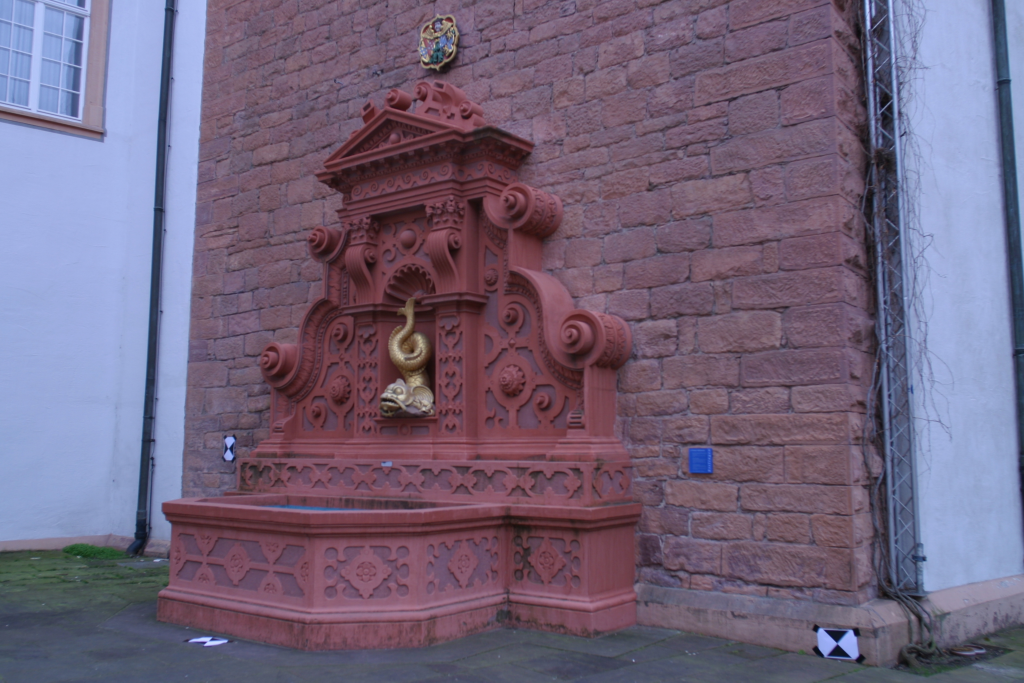
#> input picture 0001.jpg, 3072 x 2048 px (shown at 1/3 size); its folder holds 4 pictures in this run
$ python singlesfm.py
#> lines starting #> are read from the running program, lines starting #| are printed output that depends on the picture; long printed decimals are rounded
import cv2
import numpy as np
import os

def Triangulation(R1, t1, R2, t2, kp0, kp1, K):
	P0 = np.hstack((R1, t1))
	P1 = np.hstack((R2, t2))

	P0 = np.float32(K.dot(P0))
	P1 = np.float32(K.dot(P1))
	#points1 = kp0
	#points2 = kp1
	points1 = kp0.reshape(2, -1)
	points2 = kp1.reshape(2, -1)
	cloud = cv2.triangulatePoints(P0, P1, points1, points2)
	cloud = cloud / cloud[3]
	cloud = cv2.convertPointsFromHomogeneous(cloud.T)
	return cloud

#def bundle_adjustment():

def ReprojectionError(X, R, t, K, p):
	total_error = 0
	r, _ = cv2.Rodrigues(R)

	print(X.shape)

	p1, _ = cv2.projectPoints(X, r, t, K, distCoeffs = None)

	p1 = p1[:, 0, :]
	# [8 lines of commented-out code are left out]
	error = cv2.norm(p, p1, cv2.NORM_L2)/len(p)
	return error


def to_ply(point_cloud, colors):
	# [10 lines of commented-out code are left out]
	out_points = point_cloud.reshape(-1,3)
	out_colors = colors.reshape(-1,3)
	verts = np.hstack([out_points, out_colors])

	ply_header = '''ply
		format ascii 1.0
		element vertex %(vert_num)d
		property float x
		property float y
		property float z
		property uchar blue
		property uchar green
		property uchar red
		end_header
		'''
	with open('stereo.ply', 'w') as f:
		f.write(ply_header %dict(vert_num = len(verts)))
		np.savetxt(f, verts, '%f %f %f %d %d %d')


cv2.namedWindow('image1', cv2.WINDOW_NORMAL)
cv2.namedWindow('image2', cv2.WINDOW_NORMAL)

#img_directory = '/home/arihant/stereo/MVS/templeSparseRing/'

files = sorted(os.listdir(os.getcwd()))
#files = sorted(os.listdir(img_directory))
images = []
for im in files:
	if '.jpg' in im or '.png' in im:
		images = images + [im]

i = 0
#print(images)

K = np.array([[2759.48, 0, 1520.69], [0, 2764.16, 1006.81], [0, 0, 1]])
#K = np.array([[1520.400000, 0.000000, 302.320000], [0.000000, 1525.900000, 246.870000], [0.000000, 0.000000, 1.000000]])
D = np.zeros((5,1), dtype = np.float32)

downscale = 2

K[0,0] = K[0,0] / float(downscale)
K[1,1] = K[1,1] / float(downscale)
K[0,2] = K[0,2] / float(downscale)
K[1,2] = K[1,2] / float(downscale)

Xtot = np.zeros((1,3))
colorstot = np.zeros((1,3))

sift = cv2.xfeatures2d.SIFT_create()
bf = cv2.BFMatcher()

img1 = cv2.pyrDown(cv2.imread(images[0]))
img2 = cv2.pyrDown(cv2.imread(images[1]))
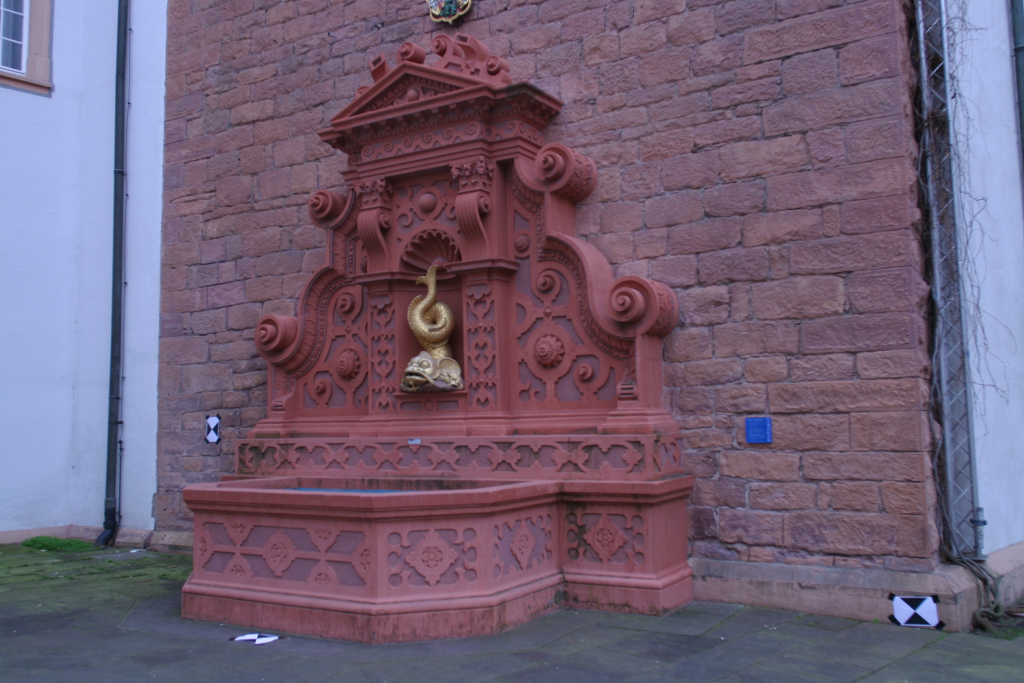
#> input picture 0002.jpg, 3072 x 2048 px (shown at 1/3 size)
#img1 = cv2.imread(images[0])
#img2 = cv2.imread(images[1])

img1gray = cv2.cvtColor(img1, cv2.COLOR_BGR2GRAY)
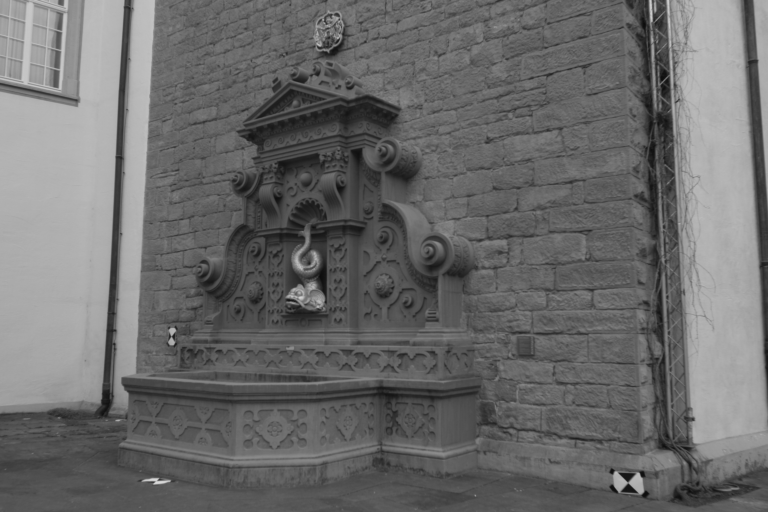
#> img1gray: shape (1024, 1536) (shown at 1/2 size); min 12, max 220, mean 106.7
img2gray = cv2.cvtColor(img2, cv2.COLOR_BGR2GRAY)
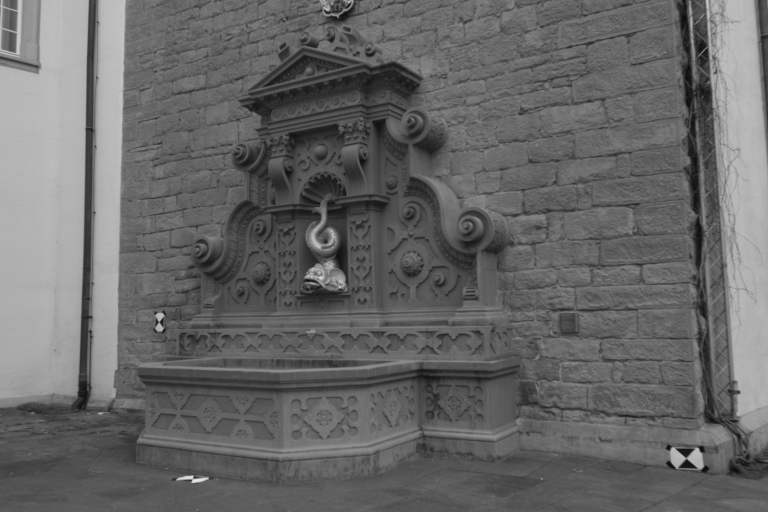
#> img2gray: shape (1024, 1536) (shown at 1/2 size); min 10, max 227, mean 103.1

kp1, des1 = sift.detectAndCompute(img1gray, None)
#> kp1 = 3368 keypoints; strongest (x, y, size): (1255, 953, 12.1), (343, 684, 7.9), (1274, 965, 17.4), (345, 662, 8.3)
kp2, des2 = sift.detectAndCompute(img2gray, None)
#> kp2 = 3326 keypoints; strongest (x, y, size): (1371, 904, 12.5), (320, 632, 9.3), (1374, 928, 11.2), (1393, 916, 18)

matches = bf.knnMatch(des1, des2, k = 2)
#> matches = 3368 matches
good = []
for m,n in matches:
	if m.distance < 0.70 * n.distance:
		good.append(m)
#> after the loop, good = 1386 matches

pts1 = np.float32([kp1[m.queryIdx].pt for m in good])
#> pts1 = 1386 pairs, first value 64.97 to 1503.2, second value 14.68 to 992.9
pts2 = np.float32([kp2[m.trainIdx].pt for m in good])
#> pts2 = 1386 pairs, first value 23.56 to 1491.5, second value 4.16 to 958.4
E, mask = cv2.findEssentialMat(pts1, pts2, K, method = cv2.RANSAC, prob = 0.999, threshold = 0.4, mask = None)
#> E = [[-0.00497, 0.188, -0.0311], [-0.262, -0.0206, -0.656], [0.0184, 0.681, -0.0211]]; mask = 1386 values, max 1 at index 1, min 0 at index 0, mean 0.921
#print(E)
pts1 = pts1[mask.ravel() == 1]
#> pts1 = 1277 pairs, first value 65.13 to 1409.6, second value 70.57 to 992.5
pts2 = pts2[mask.ravel() == 1]
#> pts2 = 1277 pairs, first value 32.17 to 1491.5, second value 4.16 to 958.4
_, R, t, mask = cv2.recoverPose(E, pts1, pts2, K)
#> R = [[0.994, 0.00827, -0.109], [-0.0113, 1, -0.0269], [0.109, 0.0279, 0.994]]; t = [0.963, -0.037, -0.268]; mask = 1277 values from 255 to 255

#print(R, t)

X = Triangulation(np.eye(3), np.zeros((3,1)), R, t, pts1, pts2, K)
#> in Triangulation, `P0 = np.hstack((R1, t1))`: P0 = [[1, 0, 0, 0], [0, 1, 0, 0], [0, 0, 1, 0]]
#> in Triangulation, `P1 = np.hstack((R2, t2))`: P1 = [[0.994, 0.00827, -0.109, 0.963], [-0.0113, 1, -0.0269, -0.037], [0.109, 0.0279, 0.994, -0.268]]
#> in Triangulation, `P0 = np.float32(K.dot(P0))`: P0 = [[1379.7, 0, 760.3, 0], [0, 1382.1, 503.4, 0], [0, 0, 1, 0]]
#> in Triangulation, `P1 = np.float32(K.dot(P1))`: P1 = [[1454.1, 32.65, 605.3, 1124.9], [39.11, 1395.6, 463.1, -185.9], [0.109, 0.0279, 0.994, -0.268]]
#> in Triangulation, `cloud = cv2.convertPointsFromHomogeneous(cloud.T)`: cloud = 1277 rows, first 8: [-3.05, -1.26, 6.07], [0.916, 1.92, 8.8], [-3.6, -0.807, 7.16], [0.68, 1.98, 9.09], [-3.72, -0.854, 7.56], [0.606, 2.02, 9.17], [-4.07, 0.434, 8.72], [0.465, 2.07, 9.4]
#> X has the same summary as cloud in Triangulation
#print(X)

#error = ReprojectionError(X, R, t, K, pts1)
#print(X.shape, Xtot.shape)
Xtot = np.vstack((Xtot, X[:, 0, :]))
#> Xtot = 1278 rows, first 8: [0, 0, 0], [-3.05, -1.26, 6.07], [0.916, 1.92, 8.8], [-3.6, -0.807, 7.16], [0.68, 1.98, 9.09], [-3.72, -0.854, 7.56], [0.606, 2.02, 9.17], [-4.07, 0.434, 8.72]
#print(R, t)
reproj_error = ReprojectionError(X, R, t, K, pts2)
#> in ReprojectionError, `r, _ = cv2.Rodrigues(R)`: r = [0.0275, -0.109, -0.00979]
#| (1277, 1, 3)
#> in ReprojectionError, `p1, _ = cv2.projectPoints(X, r, t, K, distCoeffs = None)`: p1 = 1277 rows, first 8: [58.9, 139.6], [909, 765.3], [32.03, 289.7], [863.7, 765.9], [38.72, 290.2], [850.1, 769.5], [62.67, 539.6], [823.3, 770.2]
#> in ReprojectionError, `p1 = p1[:, 0, :]`: p1 = 1277 pairs, first value 9.42 to 960.2, second value -1.97 to 1441.7
#> in ReprojectionError, `error = cv2.norm(p, p1, cv2.NORM_L2)/len(p)`: error = 20.35
#> reproj_error = 20.35
print('Reprojection Error: ',reproj_error)
#| Reprojection Error:  20.355
# [6 lines of commented-out code are left out]
pts2_reg = np.array(pts2, dtype = np.int32)
#> pts2_reg = 1277 pairs, first value 32 to 1491, second value 4 to 958

colors = np.array([img2[l[1],l[0]] for l in pts2_reg])
#> colors = 1277 rows, first 8: [137, 125, 110], [48, 64, 38], [42, 57, 32], [24, 47, 19], [132, 131, 113], [178, 128, 122], [161, 136, 147], [86, 70, 90]
colorstot = np.vstack((colorstot, colors))
#> colorstot = 1278 rows, first 8: [0, 0, 0], [137, 125, 110], [48, 64, 38], [42, 57, 32], [24, 47, 19], [132, 131, 113], [178, 128, 122], [161, 136, 147]

#print(error)

to_ply(Xtot, colorstot)
#> in to_ply, `out_points = point_cloud.reshape(-1,3)`: out_points has the same summary as Xtot outside to_ply
#> in to_ply, `out_colors = colors.reshape(-1,3)`: out_colors has the same summary as colorstot outside to_ply
#> in to_ply, `verts = np.hstack([out_points, out_colors])`: verts = 1278 rows, first 6: [0, 0, 0, 0, 0, 0], [-3.05, -1.26, 6.07, 137, 125, 110], [0.916, 1.92, 8.8, 48, 64, 38], [-3.6, -0.807, 7.16, 42, 57, 32], [0.68, 1.98, 9.09, 24, 47, 19], [-3.72, -0.854, 7.56, 132, 131, 113]
cv2.imshow('image1', img1)
cv2.imshow('image2', img2)
cv2.waitKey(0)
cv2.destroyAllWindows()
